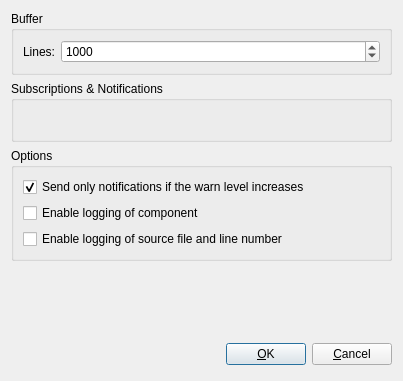
<?xml version="1.0" encoding="UTF-8"?>
<ui version="4.0">
 <class>LogManagerSettings</class>
 <widget class="QDialog" name="LogManagerSettings">
  <property name="geometry">
   <rect>
    <x>0</x>
    <y>0</y>
    <width>403</width>
    <height>381</height>
   </rect>
  </property>
  <property name="sizePolicy">
   <sizepolicy hsizetype="Preferred" vsizetype="Preferred">
    <horstretch>0</horstretch>
    <verstretch>0</verstretch>
   </sizepolicy>
  </property>
  <property name="windowTitle">
   <string>System log settings</string>
  </property>
  <layout class="QVBoxLayout" name="verticalLayout_2">
   <item>
    <widget class="QGroupBox" name="groupBuffer">
     <property name="title">
      <string>Buffer</string>
     </property>
     <layout class="QGridLayout" name="gridLayout">
      <item row="0" column="0">
       <widget class="QLabel" name="label">
        <property name="sizePolicy">
         <sizepolicy hsizetype="Maximum" vsizetype="Preferred">
          <horstretch>0</horstretch>
          <verstretch>0</verstretch>
         </sizepolicy>
        </property>
        <property name="text">
         <string>Lines:</string>
        </property>
       </widget>
      </item>
      <item row="0" column="1">
       <widget class="QSpinBox" name="spinBufferSize">
        <property name="specialValueText">
         <string>Unlimited</string>
        </property>
        <property name="maximum">
         <number>1000000</number>
        </property>
        <property name="value">
         <number>1000</number>
        </property>
       </widget>
      </item>
     </layout>
    </widget>
   </item>
   <item>
    <widget class="QGroupBox" name="groupLogLevel">
     <property name="title">
      <string>Subscriptions &amp;&amp; Notifications</string>
     </property>
     <layout class="QVBoxLayout">
      <property name="spacing">
       <number>6</number>
      </property>
      <property name="leftMargin">
       <number>9</number>
      </property>
      <property name="topMargin">
       <number>9</number>
      </property>
      <property name="rightMargin">
       <number>9</number>
      </property>
      <property name="bottomMargin">
       <number>9</number>
      </property>
      <item>
       <layout class="QHBoxLayout" name="horizontalLayout">
        <item>
         <widget class="QFrame" name="frameLogLevel">
          <property name="sizePolicy">
           <sizepolicy hsizetype="Preferred" vsizetype="Preferred">
            <horstretch>0</horstretch>
            <verstretch>0</verstretch>
           </sizepolicy>
          </property>
          <property name="frameShape">
           <enum>QFrame::NoFrame</enum>
          </property>
          <property name="frameShadow">
           <enum>QFrame::Raised</enum>
          </property>
         </widget>
        </item>
        <item>
         <spacer name="horizontalSpacer">
          <property name="orientation">
           <enum>Qt::Horizontal</enum>
          </property>
          <property name="sizeHint" stdset="0">
           <size>
            <width>40</width>
            <height>20</height>
           </size>
          </property>
         </spacer>
        </item>
       </layout>
      </item>
     </layout>
    </widget>
   </item>
   <item>
    <widget class="QGroupBox" name="groupOptions">
     <property name="title">
      <string>Options</string>
     </property>
     <layout class="QVBoxLayout" name="verticalLayout">
      <item>
       <widget class="QCheckBox" name="sendOnly">
        <property name="text">
         <string>Send only notifications if the warn level increases</string>
        </property>
        <property name="checked">
         <bool>true</bool>
        </property>
       </widget>
      </item>
      <item>
       <widget class="QCheckBox" name="logComponent">
        <property name="text">
         <string>Enable logging of component</string>
        </property>
       </widget>
      </item>
      <item>
       <widget class="QCheckBox" name="logContext">
        <property name="text">
         <string>Enable logging of source file and line number</string>
        </property>
        <property name="checked">
         <bool>false</bool>
        </property>
       </widget>
      </item>
     </layout>
    </widget>
   </item>
   <item>
    <spacer name="verticalSpacer">
     <property name="orientation">
      <enum>Qt::Vertical</enum>
     </property>
     <property name="sizeHint" stdset="0">
      <size>
       <width>20</width>
       <height>40</height>
      </size>
     </property>
    </spacer>
   </item>
   <item>
    <layout class="QHBoxLayout">
     <property name="spacing">
      <number>6</number>
     </property>
     <property name="leftMargin">
      <number>0</number>
     </property>
     <property name="topMargin">
      <number>0</number>
     </property>
     <property name="rightMargin">
      <number>0</number>
     </property>
     <property name="bottomMargin">
      <number>0</number>
     </property>
     <item>
      <spacer>
       <property name="orientation">
        <enum>Qt::Horizontal</enum>
       </property>
       <property name="sizeHint" stdset="0">
        <size>
         <width>131</width>
         <height>31</height>
        </size>
       </property>
      </spacer>
     </item>
     <item>
      <widget class="QPushButton" name="okButton">
       <property name="text">
        <string>&amp;OK</string>
       </property>
      </widget>
     </item>
     <item>
      <widget class="QPushButton" name="cancelButton">
       <property name="text">
        <string>&amp;Cancel</string>
       </property>
      </widget>
     </item>
    </layout>
   </item>
  </layout>
 </widget>
 <tabstops>
  <tabstop>okButton</tabstop>
  <tabstop>cancelButton</tabstop>
 </tabstops>
 <resources/>
 <connections>
  <connection>
   <sender>cancelButton</sender>
   <signal>clicked()</signal>
   <receiver>LogManagerSettings</receiver>
   <slot>reject()</slot>
   <hints>
    <hint type="sourcelabel">
     <x>359</x>
     <y>252</y>
    </hint>
    <hint type="destinationlabel">
     <x>179</x>
     <y>282</y>
    </hint>
   </hints>
  </connection>
  <connection>
   <sender>okButton</sender>
   <signal>clicked()</signal>
   <receiver>LogManagerSettings</receiver>
   <slot>accept()</slot>
   <hints>
    <hint type="sourcelabel">
     <x>359</x>
     <y>509</y>
    </hint>
    <hint type="destinationlabel">
     <x>245</x>
     <y>267</y>
    </hint>
   </hints>
  </connection>
  <connection>
   <sender>cancelButton</sender>
   <signal>clicked()</signal>
   <receiver>LogManagerSettings</receiver>
   <slot>reject()</slot>
   <hints>
    <hint type="sourcelabel">
     <x>442</x>
     <y>509</y>
    </hint>
    <hint type="destinationlabel">
     <x>245</x>
     <y>267</y>
    </hint>
   </hints>
  </connection>
 </connections>
</ui>
